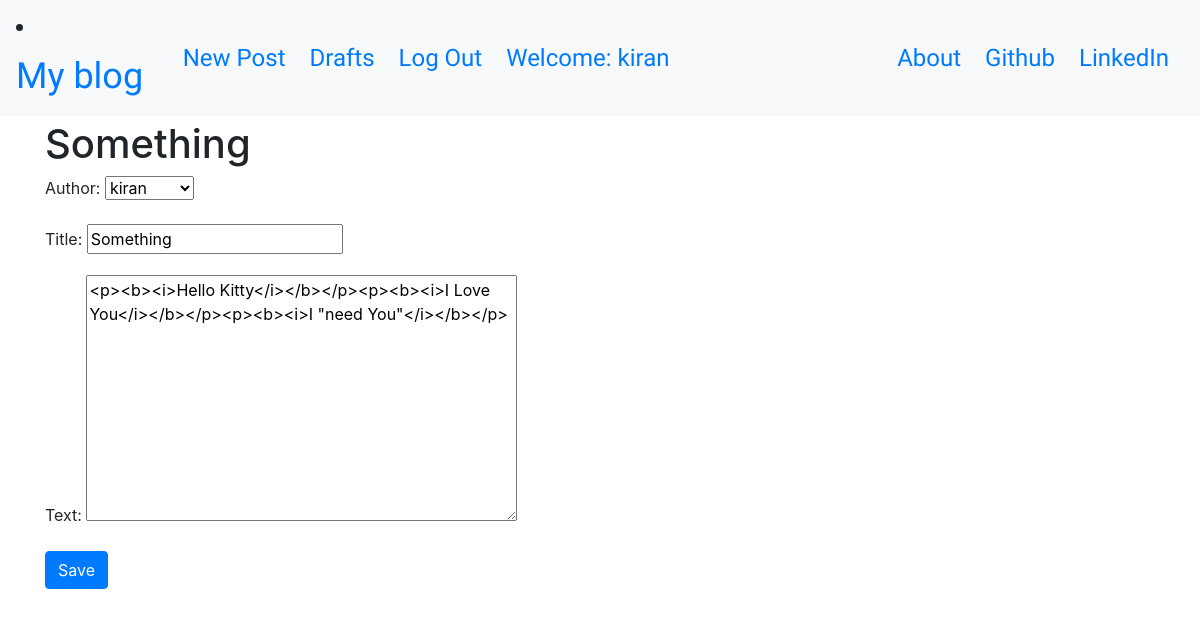
The app's page /post/1/edit/ (signed in), older data.
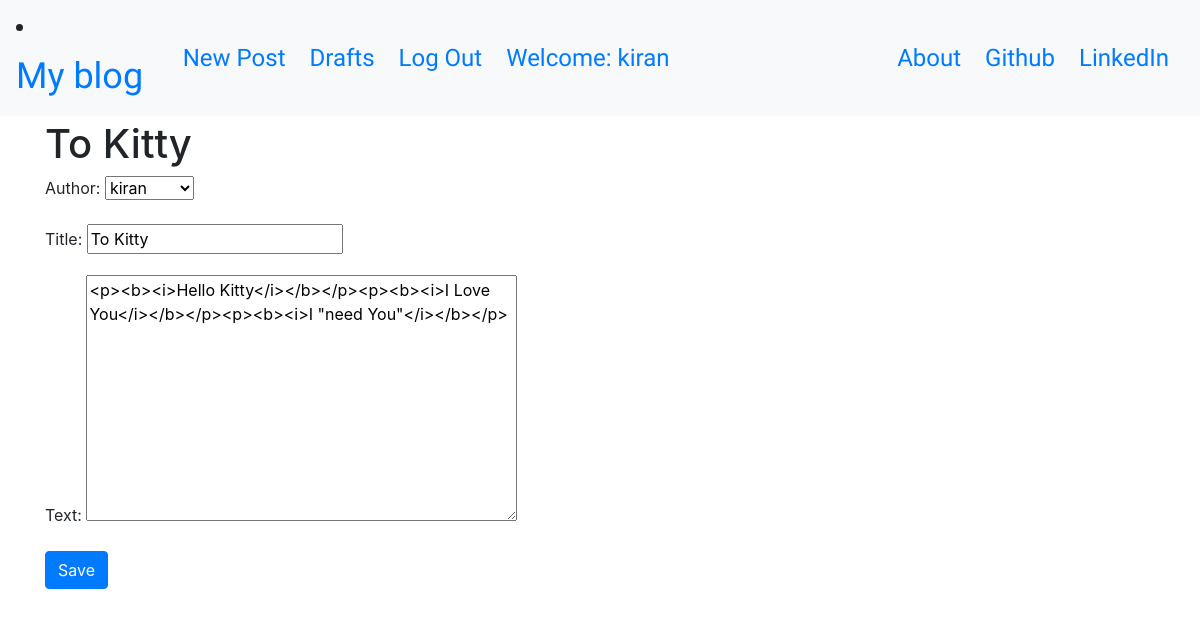
The same page, newer data.
### blog/models.py (models this page shows, shortened)
class Post(models.Model):
    author = models.ForeignKey('auth.User', on_delete=models.CASCADE)
    title = models.CharField(max_length=200)
    text = models.TextField()
    create_date = models.DateTimeField(default=timezone.now)
    published_date = models.DateTimeField(blank=True, null=True)

### blog/views.py (the view)
# urls.py: re_path(r'^(?P<pk>[\d]+)/edit/$', views.PostUpdateView.as_view(), name='post_update'),          # Post Update View
class PostUpdateView(LoginRequiredMixin, UpdateView):
    login_url = '/login/'
    redirect_field_name = 'blog/post_detail.html'
    form_class = PostForm
    model = models.Post
    template_name = 'blog/post_form.html'

### blog/forms.py
class PostForm(forms.ModelForm):
    class Meta():
        model = models.Post
        fields = ['author', 'title', 'text']
        widgets= {
            'title': forms.TextInput(attrs={'class': 'textinputclass'}),
            'text': forms.Textarea(attrs={'class': 'editable medium-editor-textarea postcontect'})
        }

### blog/templates/blog/post_form.html (shortened to what this page needs)
{% extends "blog/base.html" %}
{% block content %}
    <br><br><br><br><br>
    {% if post.title %}
        <h1>{{ post.title }}</h1>
    {% else %}
        <h1>New Post</h1>
    {% endif %}
    <form method="POST">
        {{form.as_p}}
        <button type="submit" class="save btn btn-primary">Save</button>
    </form>
{% endblock %}

Row changes from the older to the newer data that the page shows:
changed Post "kiran": title "Something" → "To Kitty"
